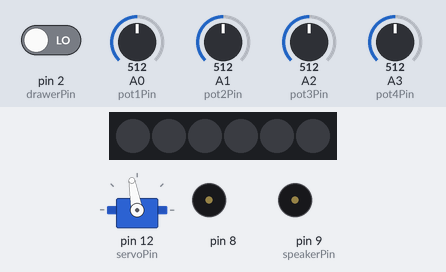
A sketch run on a simulated Arduino Uno, built with avr-gcc and run on an emulated ATmega328P. Parts: 6 RGB LEDs in strip order, left to right, servo, buzzer (waves = sounding, pin HIGH). The inputs (shaded band) are chosen by the test bench; at power-on: pin 2 (drawerPin) LOW, A0 (pot1Pin) = 512, A1 (pot2Pin) = 512, A2 (pot3Pin) = 512, A3 (pot4Pin) = 512. What the sketch prints to the serial monitor is not drawn.

Above: at 1.9 s.
2.0 s: pin 2 (drawerPin) driven HIGH
At 3.1 s:
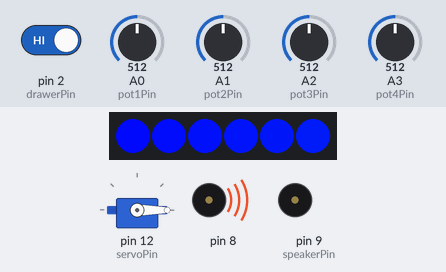
4.9 s: pin 2 (drawerPin) driven LOW
At 5.41 s:
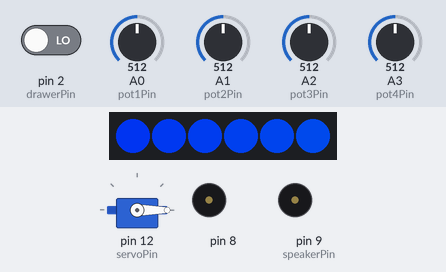
Timing chart, 0 to 7.9 s (numbered marks = the images above; inputs shaded):
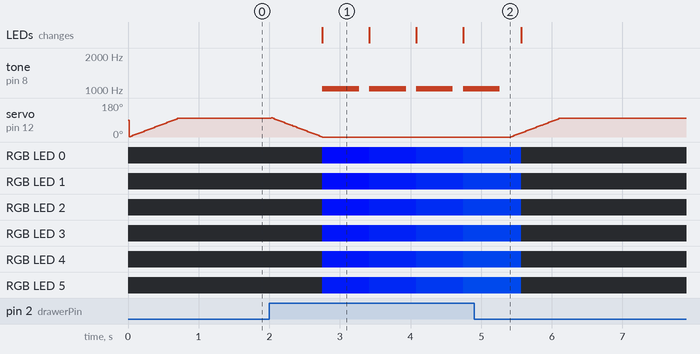

The sketch:

Full10.ino
```cpp
#include <Servo.h>
#include <Adafruit_NeoPixel.h>
#ifdef __AVR__
  #include <avr/power.h>
#endif

#define PIN 6

Adafruit_NeoPixel strip = Adafruit_NeoPixel(6, PIN, NEO_GRB + NEO_KHZ800); // set up for 6 Neopixels

// Declare Pin outs
const int drawerPin = 2;
const int needleUpSwitchPin = 3;
const int speakerPin = 9;
const int servoPin = 12;
const int ledPin =  13;
const int pot1Pin =  A0;
const int pot2Pin =  A1;
const int pot3Pin =  A2;
const int pot4Pin =  A3;

//Low and High values mapped from the potentiometer
const int lowPot = 0;
const int highPot = 1023;

//Low and High frequencies mapped to by the potentiometer
const int lowFreq = 60;
const int highFreq = 2000;

//Speeds of the Servo for moving the needles
const int downSpeed = 80;
const int upSpeed = 100;

// Number of Milliseconds for moving the needles down
const int downTime = 200;

const int servoWaitTime = 7;
const int maxAngle = 100;
const int switchDebounceTime = 50;
Servo myServo;
bool systemState;
int pos = 0;
int rainbowNumber = 0;
static unsigned long last_interrupt_time = 0;
String needleMove = "none";

void setup() {
  strip.begin();
  strip.show(); // Initialize all pixels to 'off'
  pinMode(drawerPin, INPUT);
  pinMode(needleUpSwitchPin, INPUT);
  pinMode(speakerPin, OUTPUT);
  pinMode(servoPin, OUTPUT);
  Serial.begin(9600);

  systemState = LOW;
  myServo.attach(servoPin);
  digitalWrite(8,LOW);
  moveNeedles("down");
}

void loop() {
  if (systemState == HIGH) {
    rainbowUpdate();
    rainbowUpdate();
    rainbowUpdate();
    rainbowUpdate();
    playQnTetrad(analogRead(A0)*2,analogRead(A1)*2,analogRead(A2)*2,analogRead(A3)*2);
    enRest();
  }
  int drawerState = digitalRead(drawerPin);
  if((systemState == HIGH && !drawerState) || (systemState == LOW && drawerState) ) {
    if (millis() - last_interrupt_time > switchDebounceTime) {
      Serial.println("motor");
      if (systemState == HIGH && !drawerState) {
        systemState = LOW;
        ledOff();
        rainbowNumber = 0;
        moveNeedles("down");
      } else if (systemState == LOW && drawerState) {
        systemState = HIGH;
        moveNeedles("up");
      }
    }
    last_interrupt_time = millis();
  }
  Serial.println(digitalRead(drawerPin));
  Serial.println(systemState);
  Serial.println("--");
  noTone(8);
}


void moveNeedles(String direction) {
  Serial.println("moveNeedles");
  delay(1);
  if (direction == "up") {
    int upStart = millis();
    Serial.println("upM");
    for (pos = pos; pos >= 0; pos -= 1) { // goes from 0 degrees to 180 degrees
      // in steps of 1 degree
      myServo.write(pos);              // tell servo to go to position in variable 'pos'
      delay(servoWaitTime);                       // waits 15ms for the servo to reach the position
    }
    int upEnd = millis();
    Serial.println("up2");
    Serial.println(upEnd - upStart);
  } else if (direction == "down") {
    myServo.write(downSpeed);
    int downStart = millis();
    Serial.println("downM");
    for (pos = 0; pos <= maxAngle; pos += 1) { // goes from 0 degrees to 180 degrees
      // in steps of 1 degree
      myServo.write(pos);              // tell servo to go to position in variable 'pos'
      delay(servoWaitTime);                       // waits 15ms for the servo to reach the position
    }
    int downEnd = millis();
    Serial.println("down2");
    Serial.println(downEnd - downStart);
  }
  Serial.println("--");
  delay(1);
  Serial.println("stopNeedles");
  return;
}

/*
void drawerMove() {
  Serial.println("drawerMove");
  int rising = digitalRead("drawerPin");
  unsigned long interrupt_time = millis();
  if (interrupt_time - last_interrupt_time > 500) {
    Serial.println("interrupt2");
    if (rising == HIGH) {
      Serial.println("down");
      systemState = LOW;
      needleMove = "down";
    } else {
      Serial.println("up");
      systemState = HIGH;
      needleMove = "up";
    }
  }
  last_interrupt_time = interrupt_time;
  return;
}
*/

void qnRest() {noTone(8); delay(280);}
void enRest() {noTone(8); delay(140);}

void playQnTetrad(int noteA, int noteB, int noteC, int noteD) {
  //280ms for a quarter note
  const int NOTEDELAY = 13;  //ms
  const int REPS = 5; //Number of loops for this chord
  int n;
  for (n = 0; n < REPS; n++) {
    tone(8, noteA);
    delay(NOTEDELAY);
    tone(8, noteB);
    delay(NOTEDELAY);
    tone(8, noteC);
    delay(NOTEDELAY);
    tone(8, noteD);
    delay(NOTEDELAY);
  }
  for (n = 0; n < REPS; n++) {
    tone(8, noteA);
    delay(NOTEDELAY);
    tone(8, noteB);
    delay(NOTEDELAY);
    tone(8, noteC);
    delay(NOTEDELAY);
    tone(8, noteD);
    delay(NOTEDELAY);
  }
  noTone(8);
}//playQnTetrad()


void ledOff() {
  for(uint16_t i=0; i<strip.numPixels(); i++) {
    strip.setPixelColor(i, strip.Color(0,0,0));
  }
  strip.show();
}

void rainbowUpdate() {
  uint16_t i, j;
  if(rainbowNumber > 255) {
    rainbowNumber = 0;
  }
  for(i=0; i<strip.numPixels(); i++) {
    strip.setPixelColor(i, Wheel2((i+rainbowNumber) & 255));
  }
  strip.show();
  rainbowNumber++;
}

void rainbow(uint8_t wait) {
  uint16_t i, j;
  for(j=0; j<256; j++) {
    for(i=0; i<strip.numPixels(); i++) {
      strip.setPixelColor(i, Wheel2((i+j) & 255));
    }
    strip.show();
    delay(wait);
  }
}

// NOTE: transistion between rainbow and rainbowCycle needs to be improved

// This makes the rainbow equally distributed throughout
// This one uses the standard Wheel
void rainbowCycle(uint8_t wait) {
  uint16_t i, j;

  for(j=0; j<256*5; j++) { // 5 cycles of all colors on wheel
    for(i=0; i< strip.numPixels(); i++) {
      strip.setPixelColor(i, Wheel(((i * 256 / strip.numPixels()) + j) & 255));
    }
    strip.show();
    delay(wait);
  }
}

uint32_t Wheel(byte WheelPos) {
  WheelPos = 255 - WheelPos;
  if(WheelPos < 85) {
    return strip.Color(255 - WheelPos * 3, 0, WheelPos * 3);
  }
  if(WheelPos < 170) {
    WheelPos -= 85;
    return strip.Color(0, WheelPos * 3, 255 - WheelPos * 3);
  }
  WheelPos -= 170;
  return strip.Color(WheelPos * 3, 255 - WheelPos * 3, 0);
}

// Input a value 0 to 255 to get a color value.
// The colours are a transition r - g - b - back to r.
uint32_t Wheel2(byte WheelPos) {
  WheelPos = 255 - WheelPos;
  if(WheelPos < 85) {
    return strip.Color(0, 255 - WheelPos * 3, WheelPos * 3);//255 - WheelPos * 3,0, WheelPos * 3
  }
  if(WheelPos < 170) {
    WheelPos -= 85;
    return strip.Color(0, WheelPos * 3, 255 - WheelPos * 3); //0, WheelPos * 3, 255 - WheelPos * 3
  }
  WheelPos -= 170;
  return strip.Color(0, 255 - WheelPos * 3, WheelPos * 3);//WheelPos * 3, 255 - WheelPos * 3, 0
}
```

Measured:
- after the input at 2.0 s, tone on pin 8: alternates 1024 Hz for 0.52 s and silent for 0.14 s, starting after 0.75 s; RGB LED 0: off → RGB(0, 9, 246) after 0.75 s, → RGB(0, 21, 234) 0.66 s later, → RGB(0, 33, 222) 0.66 s later, → RGB(0, 45, 210) 0.66 s later
- after the input at 4.9 s, tone on pin 8: goes on until 5.3 s, then stays silent; servo on pin 12 (servoPin): moves from 0° to 100° over 0.69 s, starting after 0.52 s
